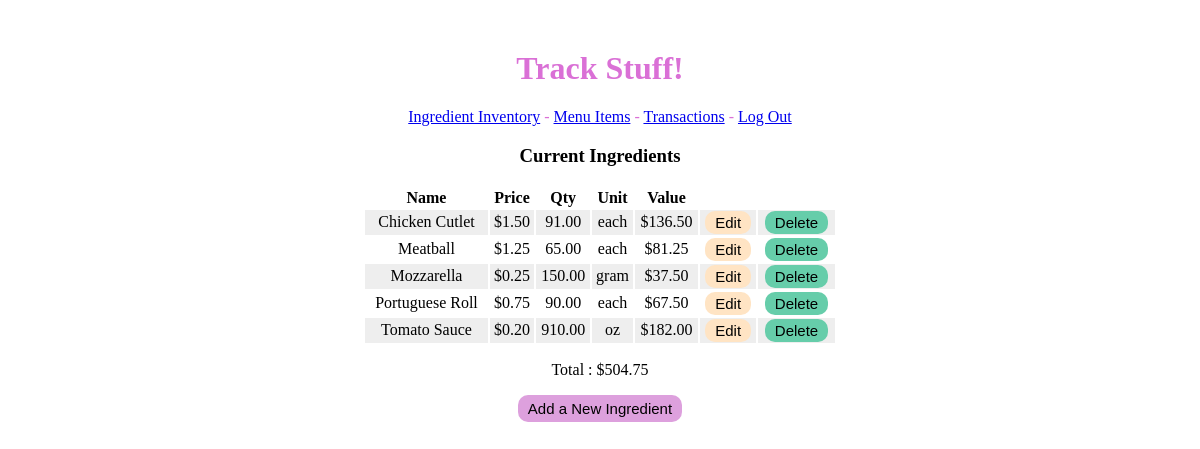
Page /ingredients/ (signed in) on the earlier database version.
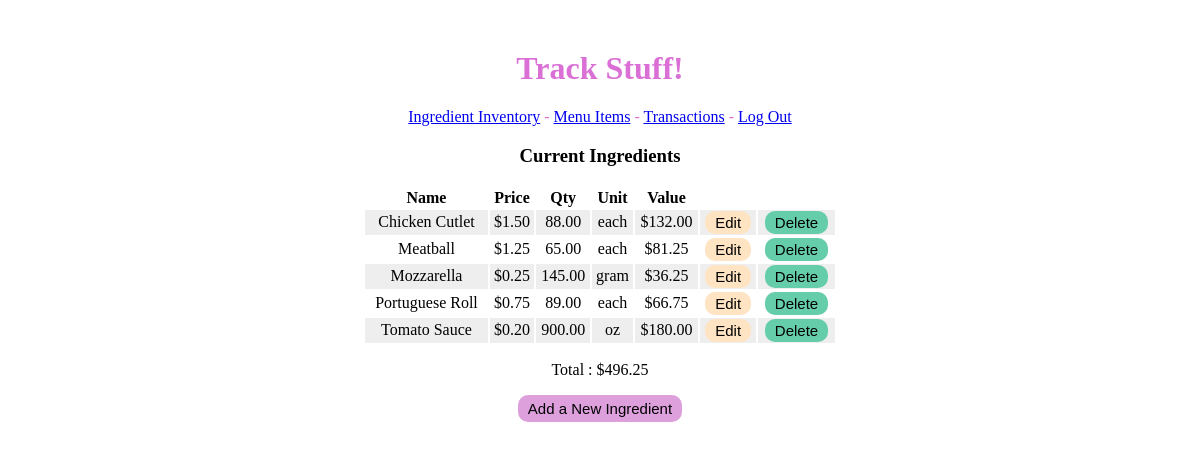
Same page on the later database version.
### inventory/models.py (models this page shows, shortened)
class Ingredient(models.Model):
    name = models.CharField(max_length=50)
    unit_price = models.DecimalField(max_digits=10, decimal_places=2)
    total_quantity = models.DecimalField(max_digits=10, decimal_places=2)
    unit_of_measure = models.CharField(max_length=10, blank=True)
    value = models.DecimalField(max_digits=10, decimal_places=2, blank=True, null=True)

### inventory/views.py (the view)
# urls.py: path("ingredients/", views.IngredientList.as_view(), name='ingredient_list'),
class IngredientList(LoginRequiredMixin, ListView):
    model = Ingredient
    template_name = 'inventory/ingredient_list.html'
    def get_context_data(self):
        total_value = Ingredient.objects.aggregate(total=Sum('value'))
        context= super().get_context_data()
        try:
            context['total_value'] = round(total_value['total'], 2)
        except:
            context['total_value'] = '0.00'
        return context

### inventory/templates/inventory/ingredient_list.html
{% extends 'inventory/base.html' %}
{% load static %}
{% block head %}
    <link rel="stylesheet" href="{% static 'inventory/style.css' %}">
{% endblock %}
{% block content %}
    <h3>Current Ingredients</h3>
    <table style="margin:0px auto; width: 40%">
        <tr>
        <th>Name</th><th>Price</th><th>Qty</th><th>Unit</th><th>Value</th>
        </tr>
        {% for ingred in object_list %}
            <tr class="Ingredient">
            <td>{{ingred.name}}</td><td>${{ingred.unit_price}}</td><td>{{ingred.total_quantity}}</td>
            <td>{{ingred.unit_of_measure}}</td><td>${{ingred.value}}</td>
            <td><a href="{% url 'ingredient_update' ingred.id %}"><button class="Edit">Edit</button></a></td>
            <td><a href="{% url 'ingredient_delete' ingred.id %}"><button class='Delete'>Delete</button></a></td>
            </tr>
        {% endfor %}
    </table>
    <p>Total : ${{total_value}}</p>
    <a href="{% url 'ingredient_create' %}"><button class="Submit">Add a New Ingredient</button></a>
{% endblock %}

Differences in the rows shown:
changed Ingredient "Chicken Cutlet": total_quantity "91.00" → "88.00"; value "136.50" → "132.00"
changed Ingredient "Mozzarella": total_quantity "150.00" → "145.00"; value "37.50" → "36.25"
changed Ingredient "Portuguese Roll": total_quantity "90.00" → "89.00"; value "67.50" → "66.75"
changed Ingredient "Tomato Sauce": total_quantity "910.00" → "900.00"; value "182.00" → "180.00"
Other differences:
{{ total_value }}: "504.75" → "496.25"
